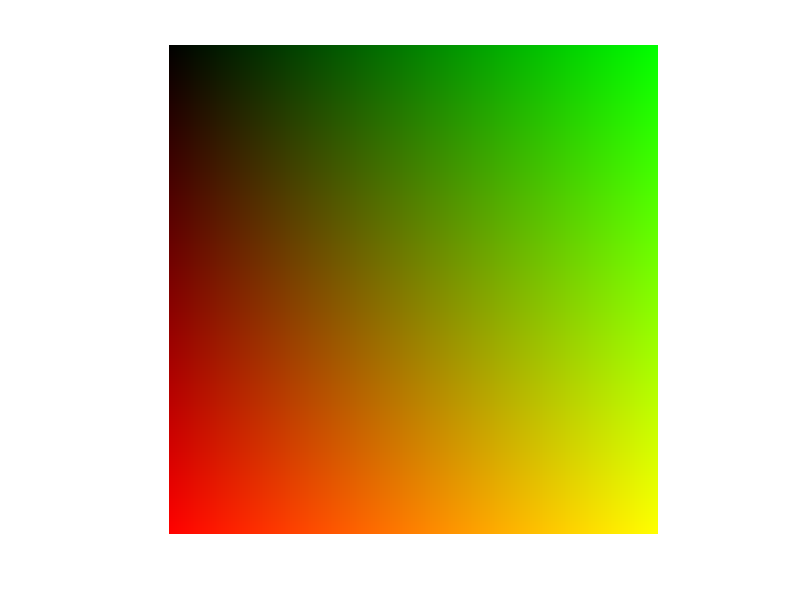
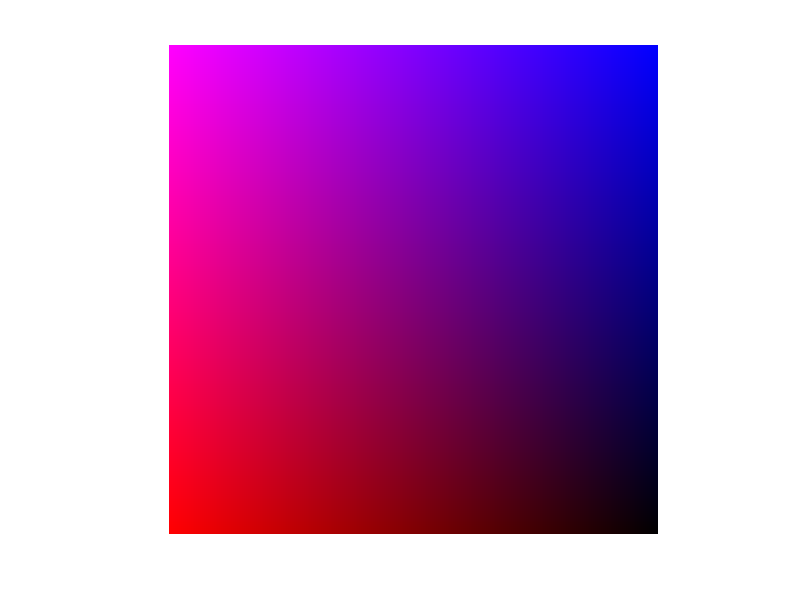
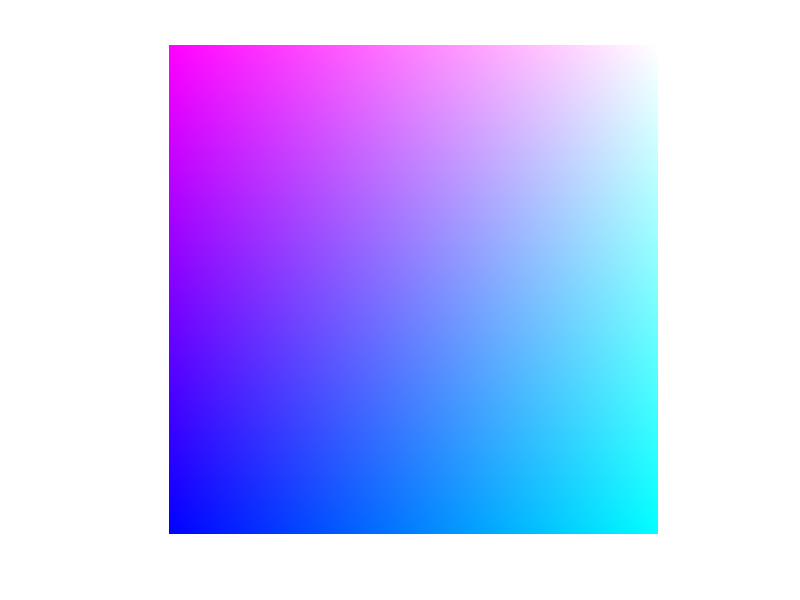
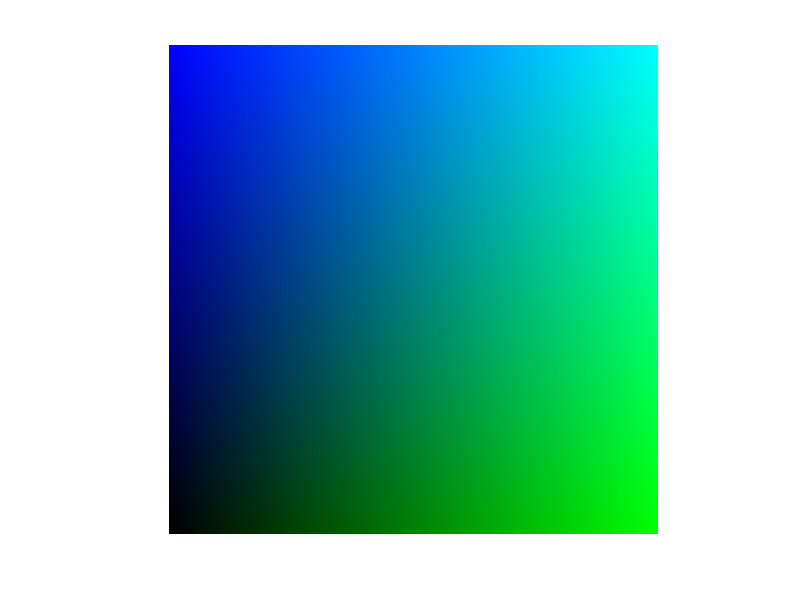

Write MATLAB code to recreate these figures, in order.
clc
%clear all
close all

a=uint8(zeros(255,255,3));
for i=1:255
    for j=1:255
    a(i,j,1)=i;
    a(i,j,2)=j;
    a(i,j,3)=0;
    end
end

figure,
imshow(uint8(a))

b=uint8(zeros(255,255,3));
for i=1:255
    for j=1:255
    b(i,j,1)=256-j;
    b(i,j,2)=0;
    b(i,j,3)=256-i;
    end
end

figure,
imshow(uint8(b))

c=uint8(zeros(255,255,3));
for i=1:255
    for j=1:255
    c(i,j,1)=256-i;
    c(i,j,2)=j;
    c(i,j,3)=255;
    end
end

figure,
imshow(uint8(c))

d=uint8(zeros(255,255,3));
for i=1:255
    for j=1:255
    d(i,j,1)=0;
    d(i,j,2)=j;
    d(i,j,3)=256-i;
    end
end
figure,
imshow(uint8(d))

e=uint8(zeros(255,255,3));
for i=1:255
    for j=1:255
    e(i,j,1)=j;
    e(i,j,2)=255;
    e(i,j,3)=256-i;
    end
end

figure,
imshow(uint8(e))

f=uint8(zeros(255,255,3));
for i=1:255
    for j=1:255
    f(i,j,1)=255;
    f(i,j,2)=256-j;
    f(i,j,3)=256-i;
    end
end

figure,
imshow(uint8(f))

bl=uint8(255*ones(255,255,3));

figure
cubo=[bl,c,bl,bl;b,d,e,f;bl,a,bl,bl];

imshow(cubo)
